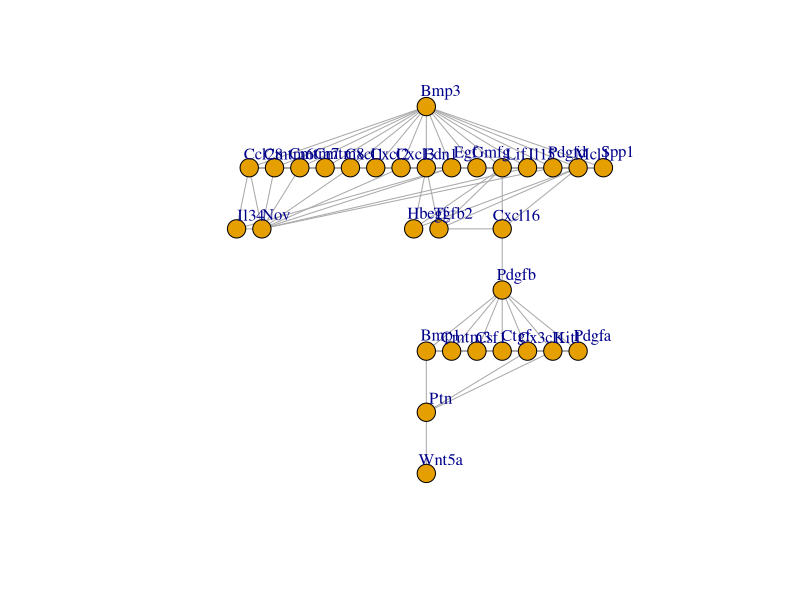

The R source for this figure:
################################################################################
############################# Network with igraph ##############################
################################################################################


################################################################################
# Author: Priyansh Srivastava ##################################################
# Contact: spriyansh29@gmail.com ###############################################
# Dataset: https://zenodo.org/record/2529926/files/limma-voom_luminalpregnant-luminallactateDD;
# https://zenodo.org/record/2529926/files/heatmap_genes ########################
# https://zenodo.org/record/2529926/files/limma-voom_luminalpregnant-luminallactate#
################################################################################


# Library
library(igraph)
library(Hmisc)

# ++++++++++++++++++++++++++++
# flattenCorrMatrix
# ++++++++++++++++++++++++++++
# cormat : matrix of the correlation coefficients
# pmat : matrix of the correlation p-values
flattenCorrMatrix <- function(cormat, pmat) {
  ut <- upper.tri(cormat)
  data.frame(
    row = rownames(cormat)[row(cormat)[ut]],
    column = rownames(cormat)[col(cormat)[ut]],
    cor  =(cormat)[ut],
    p = pmat[ut]
  )
}

# Reading Dataset 
difExpSet <- read.csv("datasets/heatmapDataset.csv", row.names = 1)

# View
#View(difExpSet)

# Transpose
difExpSet <- t(difExpSet)

# Conversion to matrix
difExpSet <- as.matrix(difExpSet)

# Correlation
corrObj <- rcorr(difExpSet, type="pearson")

# Conversion to Dataframe
corrleations <- flattenCorrMatrix(corrObj$r, corrObj$P)

# Significant
corrleations <- corrleations[corrleations$p < 0.05,]

# Correlation based on PC (Upper bound)
corrleations <- corrleations[corrleations$cor > 0.5,]

# Subsetting to dataframe
links <- corrleations[,c(1,2)]

# Desigining Network
network <- graph_from_data_frame(d=links, directed=F) 

# plotting
network$layout <- layout_as_tree

plot(network, vertex.size=10, vertex.label.size=1, vertex.label.dist=1.5)
